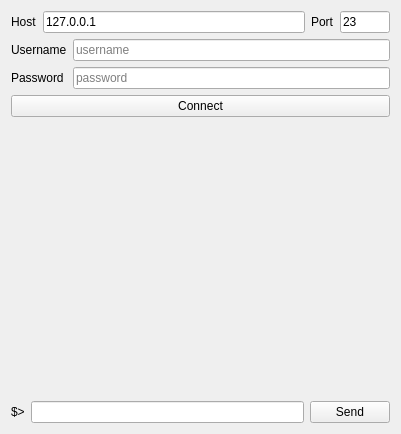
<?xml version="1.0" encoding="UTF-8"?>
<ui version="4.0">
 <class>MainWindow</class>
 <widget class="QMainWindow" name="MainWindow">
  <property name="geometry">
   <rect>
    <x>0</x>
    <y>0</y>
    <width>401</width>
    <height>434</height>
   </rect>
  </property>
  <property name="windowTitle">
   <string>MainWindow</string>
  </property>
  <widget class="QWidget" name="centralWidget">
   <layout class="QVBoxLayout" name="verticalLayout">
    <item>
     <layout class="QHBoxLayout" name="horizontalLayout_2">
      <item>
       <widget class="QLabel" name="label_4">
        <property name="text">
         <string>Host</string>
        </property>
       </widget>
      </item>
      <item>
       <widget class="QLineEdit" name="leHost">
        <property name="text">
         <string>127.0.0.1</string>
        </property>
       </widget>
      </item>
      <item>
       <widget class="QLabel" name="label_5">
        <property name="text">
         <string>Port</string>
        </property>
       </widget>
      </item>
      <item>
       <widget class="QLineEdit" name="lePort">
        <property name="sizePolicy">
         <sizepolicy hsizetype="Fixed" vsizetype="Fixed">
          <horstretch>50</horstretch>
          <verstretch>0</verstretch>
         </sizepolicy>
        </property>
        <property name="maximumSize">
         <size>
          <width>50</width>
          <height>16777215</height>
         </size>
        </property>
        <property name="text">
         <string>23</string>
        </property>
       </widget>
      </item>
     </layout>
    </item>
    <item>
     <layout class="QFormLayout" name="formLayout">
      <item row="0" column="0">
       <widget class="QLabel" name="label">
        <property name="text">
         <string>Username</string>
        </property>
       </widget>
      </item>
      <item row="0" column="1">
       <widget class="QLineEdit" name="leUsername">
        <property name="placeholderText">
         <string>username</string>
        </property>
       </widget>
      </item>
      <item row="1" column="0">
       <widget class="QLabel" name="label_2">
        <property name="text">
         <string>Password</string>
        </property>
       </widget>
      </item>
      <item row="1" column="1">
       <widget class="QLineEdit" name="lePassword">
        <property name="echoMode">
         <enum>QLineEdit::Password</enum>
        </property>
        <property name="placeholderText">
         <string>password</string>
        </property>
       </widget>
      </item>
     </layout>
    </item>
    <item>
     <widget class="QPushButton" name="pbConnect">
      <property name="text">
       <string>Connect</string>
      </property>
     </widget>
    </item>
    <item>
     <widget class="QLabel" name="lbConsole">
      <property name="sizePolicy">
       <sizepolicy hsizetype="Expanding" vsizetype="Expanding">
        <horstretch>0</horstretch>
        <verstretch>0</verstretch>
       </sizepolicy>
      </property>
      <property name="cursor">
       <cursorShape>IBeamCursor</cursorShape>
      </property>
      <property name="text">
       <string/>
      </property>
      <property name="textFormat">
       <enum>Qt::PlainText</enum>
      </property>
      <property name="alignment">
       <set>Qt::AlignLeading|Qt::AlignLeft|Qt::AlignTop</set>
      </property>
      <property name="textInteractionFlags">
       <set>Qt::LinksAccessibleByMouse|Qt::TextSelectableByMouse</set>
      </property>
     </widget>
    </item>
    <item>
     <layout class="QHBoxLayout" name="horizontalLayout">
      <item>
       <widget class="QLabel" name="label_3">
        <property name="text">
         <string>$&gt;</string>
        </property>
       </widget>
      </item>
      <item>
       <widget class="QLineEdit" name="leCmd">
        <property name="text">
         <string/>
        </property>
        <property name="placeholderText">
         <string/>
        </property>
       </widget>
      </item>
      <item>
       <widget class="QPushButton" name="pbSend">
        <property name="text">
         <string>Send</string>
        </property>
       </widget>
      </item>
     </layout>
    </item>
   </layout>
  </widget>
 </widget>
 <layoutdefault spacing="6" margin="11"/>
 <resources/>
 <connections/>
</ui>
